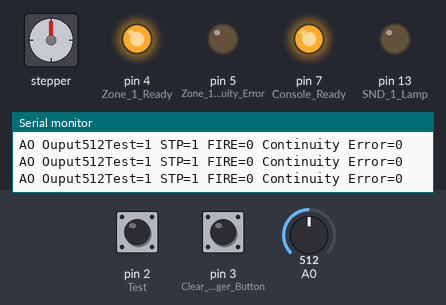
Bench run of a sketch on a simulated Arduino Uno, built with avr-gcc and run on an emulated ATmega328P. Parts: stepper motor, output pins drawn as LEDs (lit = HIGH), the last lines printed to the serial monitor. Wiring (inferred from the names in the program): stepper motor (2048 steps per turn assumed): coils pin 8, pin 9, pin 10, pin 11. Inputs (shaded band) come from the test bench; at power-on: A0 = 512, pin 2 (Test) HIGH, pin 3 (Clear_Ringer_Button) HIGH. Pins used as bus, display or sensor lines are not drawn.

Above: at 1.2 s.
1.3 s: A0 set to 1010
4.3 s: A0 set to 1023
At 5.5 s:
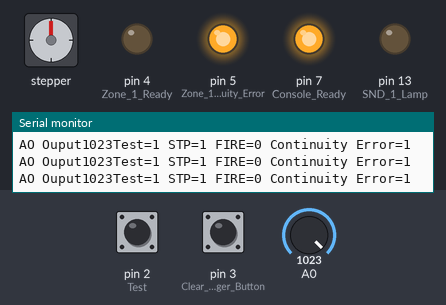
5.8 s: A0 set to 0
At 6.6 s:
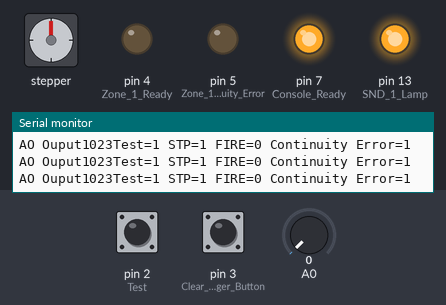
Timing chart, 0 to 8.8 s (numbered marks = the images above; inputs shaded):
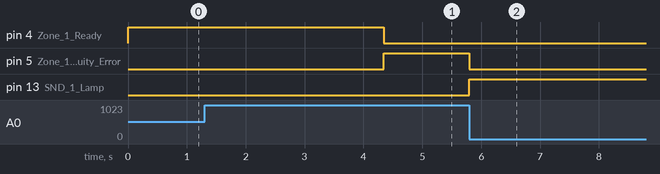

Measured:
- the behaviour switches between 1022 and 1023 on A0 (found by bisection; images 0 and 1)
- after the input at 4.3 s, pin 4 (Zone_1_Ready): HIGH → LOW at once; pin 5 (Zone_1_Continuity_Error): LOW → HIGH at once
- after the input at 5.8 s, pin 5 (Zone_1_Continuity_Error): HIGH → LOW at once; pin 13 (SND_1_Lamp): LOW → HIGH at once

The sketch:

FDAS_Arduino_Mock_UP.ino
```cpp
/*  This program is intended as a temporary FDAS Controller
 *  It can be used on 4 wire Sensors and Call Points Only
 *  Please don't use for 2 Wire Sensors as it doesn't use current detecting sensors only Analog Input for the Continuity and Short Circuit for Triggering.
 *
 *  Console   5v Supply
 *             |
 *             >
 *            <   R1 Limiting Resistor
 *             >
 *            <
 *             |  Sensing Line
 *  A0--------------------------o----------------------o------------------o
 *                              |                      |                  |
 *                              o4/C2                  o                 <
 *                           Sensor               Call Point              > Resistor
 *                              o3/L2                  o                 <
 *                              |                      |                  |
 * GND--------------------------o----------------------o------------------o
 *
 * 24v ------|/| ---------------o
 *           R1                 |
 *                              o1/L1
 *                           Sensor
 *                              o2/C2
 *                              |
 * GND--------------------------o
 *
 * 11----0 R1 Coil 0------ GND
 *
 *
 * Program and Circuits Created by V.B. Dupo
 * Intended for Educational Purposes Only strictly not for commercial use.
 * This code is published under GITHUB
 *
 *
 */

int valueAO, pvalueAO;
bool test, stp, ringer, conterr, fire;

void setup() {
pinMode(2,INPUT_PULLUP); // Test
pinMode(3,INPUT_PULLUP); // Clear Ringer Button
pinMode(4,OUTPUT);       // Zone 1 Ready
pinMode(5,OUTPUT);      // Zone 1 Continuity Error (Fault)
pinMode(6,OUTPUT);      // Zone 1 Triggered
pinMode(13,OUTPUT);     // SND 1 Lamp
pinMode(10,OUTPUT);     //  SND 1 Relay
pinMode(7,OUTPUT);      // Console Ready
pinMode(8,OUTPUT);      // Console Test
pinMode(9,OUTPUT);      // Buzzer
pinMode(11,OUTPUT);     // Z1 Relay Control
attachInterrupt(digitalPinToInterrupt(2), STRTING, FALLING);
attachInterrupt(digitalPinToInterrupt(3), RINGCLEAR, FALLING);
test=HIGH; // Test Button Not Pressed
stp=HIGH; // Clear Ringer Not Pressed
ringer=LOW; // Ringer Off
conterr=LOW; // No Continuity Error
fire=LOW; // No Sensor or Call Point Activated
pvalueAO=68;
digitalWrite(4,HIGH); // Zone 1 Not Ready
digitalWrite(5,LOW); // Zone 1 No Continuity Error
digitalWrite(6,LOW); // Zone 1 Triggered
digitalWrite(7,HIGH); // Console Ready
digitalWrite(8,LOW); // Console Under Test
digitalWrite(9,LOW); // Buzzer On
digitalWrite(13,LOW); // Sounder Lamp Lit
digitalWrite(10,LOW); // Sounder Relay Closed..
digitalWrite(11,LOW); //
Serial.begin(9600);
}

void RINGCLEAR()
{
  digitalWrite(10,LOW);
  digitalWrite(9,LOW);
  delay(10000);        // Stop Beeping for 10 Seconds;
}

void STRTING()
{
if(test==LOW){ test=HIGH; stp=LOW; }
Serial.println("Interrupt Enabled");
delay(1000);
}

void linemonitor()
{
valueAO=analogRead(A0);
if(pvalueAO>10)
{ if(valueAO<1023 && valueAO>5) { conterr=LOW; fire=LOW;  /* system normal */ }
if(valueAO==1023) { conterr=HIGH; fire=LOW; /* there is no fire but system is at fault */  }
 if(valueAO<10) { conterr=LOW; fire=HIGH; /* there is a fire */ }
pvalueAO=valueAO;
}
}

void actions()
{
  if(test==HIGH && stp==LOW && fire==LOW && conterr == LOW)  // Zone 1 Under test but system is normal
  {
  digitalWrite(4,LOW); // Zone 1 Not Ready
  digitalWrite(5,LOW); // Zone 1 No Continuity Error
  digitalWrite(6,HIGH); // Zone 1 Triggered
  digitalWrite(7,HIGH); // Console Ready
  digitalWrite(8,HIGH); // Console Under Test
  digitalWrite(9,HIGH); // Buzzer On
  digitalWrite(13,HIGH); // Sounder Lamp Lit
  digitalWrite(10,HIGH); // Sounder Relay Closed..
  delay(10000);
  digitalWrite(4,HIGH); // Zone 1 Not Ready
  digitalWrite(5,LOW); // Zone 1 No Continuity Error
  digitalWrite(6,LOW); // Zone 1 Triggered
  digitalWrite(7,HIGH); // Console Ready
  digitalWrite(8,LOW); // Console Under Test
  digitalWrite(9,LOW); // Buzzer On
  digitalWrite(13,LOW); // Sounder Lamp Lit
  digitalWrite(10,LOW); // Sounder Relay Closed..
  test=HIGH;
  stp=HIGH;   // Reset values to end test after 2 seconds
  }
  if(test==HIGH&& stp==HIGH && fire==LOW && conterr == LOW) // No Continuity Error or Fire Detected
  {
  digitalWrite(4,HIGH); // Zone 1 Ready
  digitalWrite(5,LOW); // Zone 1 No Continuity Error
  digitalWrite(6,LOW); // Zone 1 Not Triggered
  digitalWrite(7,HIGH); // Console Ready
  digitalWrite(8,LOW); // Console Under Test
  digitalWrite(9,LOW); // Buzzer Off
  digitalWrite(13,LOW); // Sounder Lamp Unlit
  digitalWrite(10,LOW); // Sounder Relay Open
  }
  if(test==HIGH && stp==HIGH && fire==LOW && conterr == HIGH)
  {
  digitalWrite(4,LOW); // Zone 1 Not Ready
  digitalWrite(5,HIGH); // Zone 1 No Continuity Error
  digitalWrite(6,LOW); // Zone 1 Triggered
  digitalWrite(7,HIGH); // Console Ready
  digitalWrite(8,LOW); // Console Under Test
  digitalWrite(9,HIGH); // Buzzer On
  digitalWrite(13,LOW); // Sounder Lamp Lit
  digitalWrite(10,LOW); // Sounder Relay Closed..
  }
  if(test==HIGH && stp==HIGH && fire==HIGH && conterr == LOW)
  {
  digitalWrite(4,LOW); // Zone 1 Not Ready
  digitalWrite(5,LOW); // Zone 1 No Continuity Error
  digitalWrite(6,HIGH); // Zone 1 Triggered
  digitalWrite(7,HIGH); // Console Ready
  digitalWrite(8,LOW); // Console Under Test
  digitalWrite(9,HIGH); // Buzzer On
  digitalWrite(13,HIGH); // Sounder Lamp Lit
  digitalWrite(10,HIGH); // Sounder Relay Closed..
  digitalWrite(11,HIGH); // Open 24v Supply Relay to Z1
  delay(3000);
  digitalWrite(11,LOW); // Close 24v Supply Relay to Z1
  }
}


void loop()
{
  linemonitor();
  actions();
  Serial.print("AO Ouput");
  Serial.print(valueAO);
  Serial.print("Test=");
  Serial.print(test);
  Serial.print(" STP=");
  Serial.print(stp);
  Serial.print(" FIRE=");
  Serial.print(fire);
  Serial.print(" Continuity Error=");
  Serial.println(conterr);
}
```
